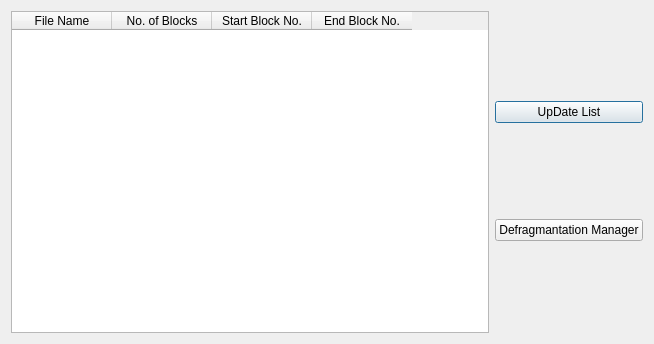
<?xml version="1.0" encoding="UTF-8"?>
<ui version="4.0">
 <class>list_files</class>
 <widget class="QDialog" name="list_files">
  <property name="geometry">
   <rect>
    <x>0</x>
    <y>0</y>
    <width>654</width>
    <height>344</height>
   </rect>
  </property>
  <property name="windowTitle">
   <string>Dialog</string>
  </property>
  <layout class="QGridLayout" name="gridLayout">
   <item row="0" column="0">
    <layout class="QHBoxLayout" name="horizontalLayout">
     <item>
      <widget class="QTableWidget" name="tableWidget">
       <column>
        <property name="text">
         <string>File Name</string>
        </property>
       </column>
       <column>
        <property name="text">
         <string>No. of Blocks</string>
        </property>
       </column>
       <column>
        <property name="text">
         <string>Start Block No.</string>
        </property>
       </column>
       <column>
        <property name="text">
         <string>End Block No.</string>
        </property>
       </column>
      </widget>
     </item>
     <item>
      <layout class="QVBoxLayout" name="verticalLayout">
       <item>
        <widget class="QPushButton" name="pushButton_2">
         <property name="text">
          <string>UpDate List</string>
         </property>
        </widget>
       </item>
       <item>
        <widget class="QPushButton" name="pushButton">
         <property name="text">
          <string>Defragmantation Manager</string>
         </property>
        </widget>
       </item>
      </layout>
     </item>
    </layout>
   </item>
  </layout>
 </widget>
 <resources/>
 <connections/>
</ui>
